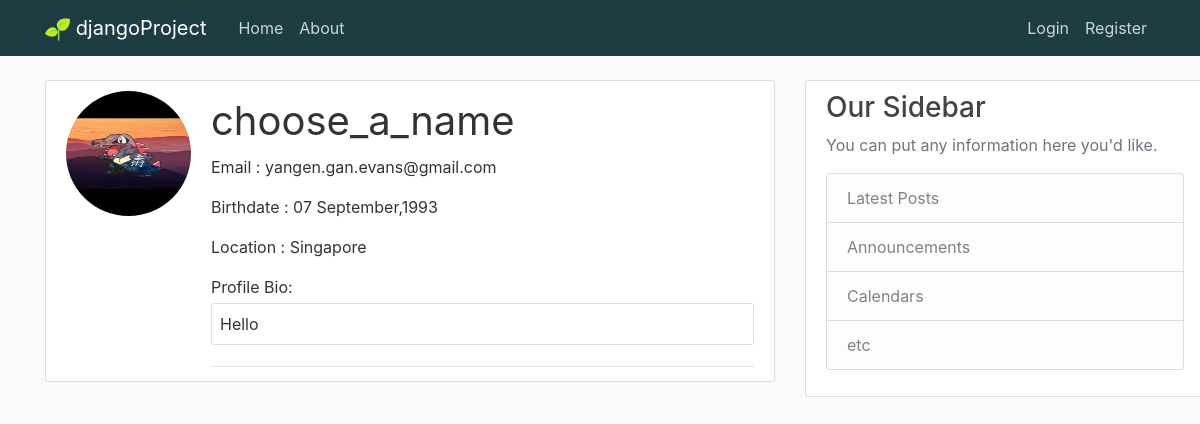
The app's page /profile_detail/choose_a_name/ with its own data.
### users/models.py (models this page shows, shortened)
class Profile(models.Model):
    user = models.OneToOneField(User ,on_delete = models.CASCADE) #models.cascade, delete user = delete this profile too
    birthday =  models.DateField(auto_now = False, auto_now_add = False, null = True)
    image = models.ImageField(default = 'default.jpg', upload_to = 'profile-pics',null = True)
    bio = models.TextField(max_length=500, blank=True)
    location = models.CharField(max_length=30, blank=True)

### users/views.py (the view)
# urls.py: path('profile_detail/<str:username>/', users_views.userprofile,
def userprofile(request,username):
    username = get_object_or_404(User, username = username) # get username of the instance
    userprofile = Profile.objects.get(user = username)
    context = {'userprofile': userprofile, 'title': username}
    return render(request, 'users/profile_detail.html', context)

### users/templates/users/profile_detail.html (shortened to what this page needs)
{%extends "App01/base.html" %}
{% block content %}
<article class="media content-section">
  <img class="rounded-circle account-img" src="{{ userprofile.image.url}} ">
  <div class="media-body">
    <p class="account-heading col-ml-2 mb-1">{{ userprofile.user }}</p>
    <div class="article-metadata">
      <p>Email : {{ userprofile.user.email }}</p>
      <p>Birthdate : {{ userprofile.birthday | date:"d F,Y" }}</p>
      <p>Location : {{ userprofile.location}}</p>
      <p class = "mb-1">Profile Bio:</p>
      <p class="content-section ml-auto p-2">{{userprofile.bio}}</p>
    </div>
  </div>
</article>
{% endblock content%}

### App01/static/App01/main.css (style rules this page uses)
body { background: #fafafa; color: #333333; margin-top: 5rem; }
.content-section { background: #ffffff; padding: 10px 20px; border: 1px solid #dddddd; border-radius: 3px; margin-bottom: 20px; word-wrap: break-word; overflow-wrap: break-word; overflow: hidden; max-width: 800px; min-width: 400px; }
.article-metadata { padding-bottom: 1px; margin-bottom: 4px; border-bottom: 1px solid #e3e3e3 }
.account-img { height: 125px; width: 125px; margin-right: 20px; margin-bottom: 16px; }
.account-heading { font-size: 2.5rem; }

### records on screen
Profile: image (placeholder picture), user "choose_a_name", user.email "yangen.gan.evans@gmail.com", birthday "07 September,1993", location "Singapore", bio "Hello"
